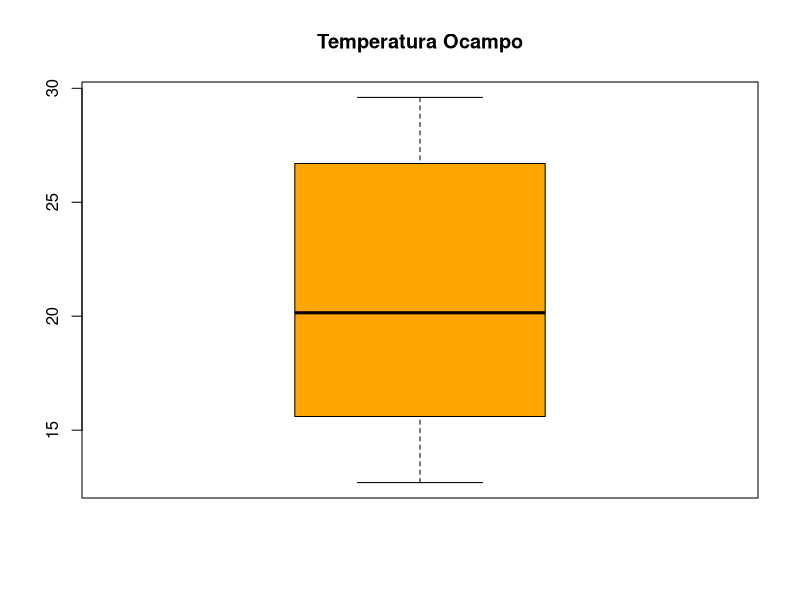
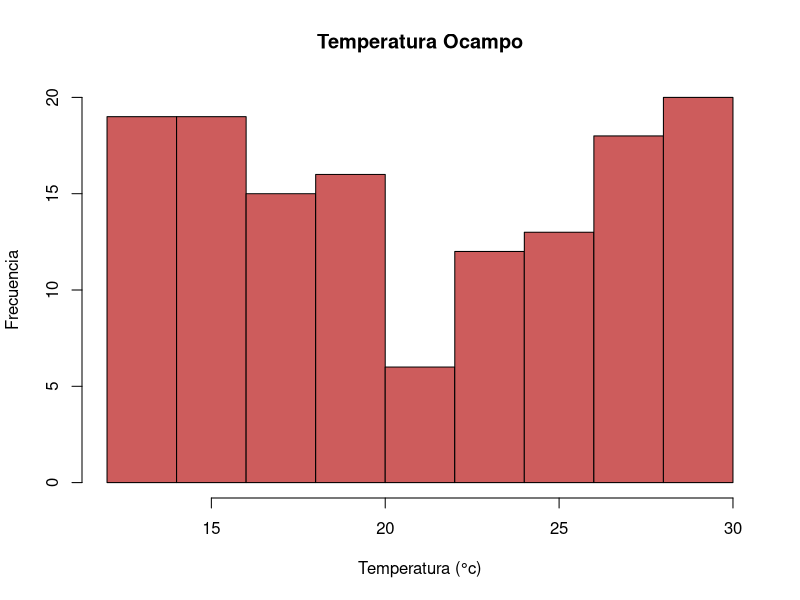
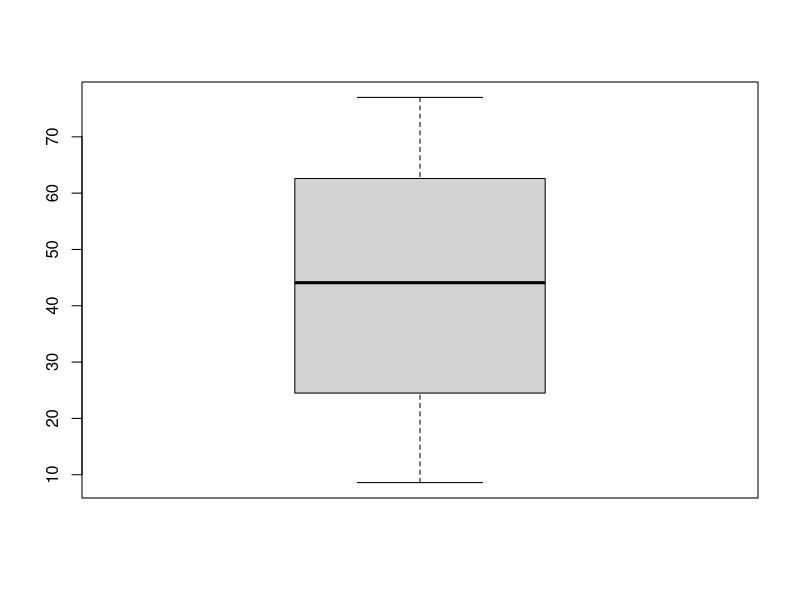
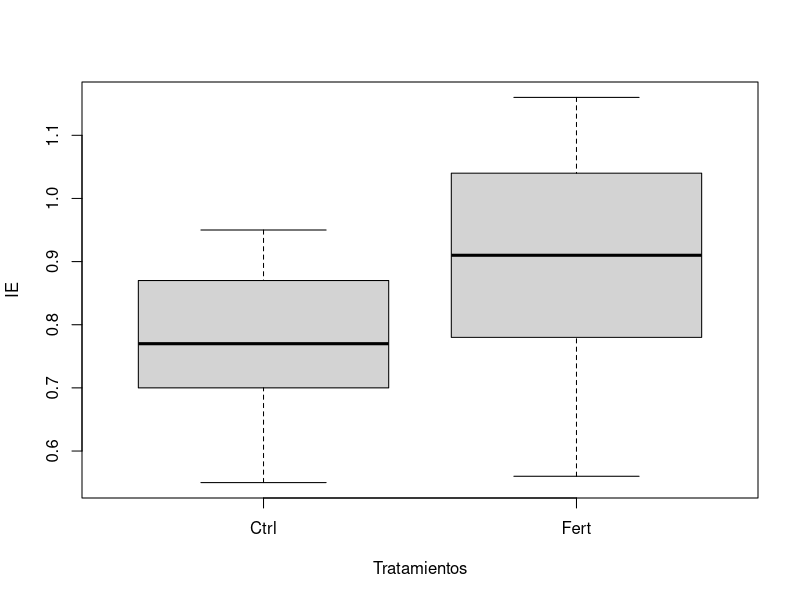

Reproduce these figures in R, in order.
# Clase 10/02/25
# Me dio problema Markdown para actualizar en el dispositivo.
# Importar datos a R proveniente de distintas fuentes


# Importar datos ----------------------------------------------------------
# Usamos la función "read.csv"

ocampo <-read.csv("Datos_ocampo.csv", header = T)
# Importante para estadística mencionar que tiene encabezado (header), incluir el tipo de formato que es (.csv), y el nombre que sea entre comillas.
ocampo
getwd() # getwd() nos informa de la carpeta en la que estamos trabajando.

names(ocampo)

mean(ocampo$TEMP) #funcion(objeto$variable).  el signo de pesos focaliza.

mean(ocampo$DIRS)

#Las graficas histograma no es lo mismo que las graficas de barra. Histogramas me brindan la frecuencia de valores. La grafica de barras me brinda acumulación de valores, no frecuencia.

boxplot(ocampo$TEMP, col = "orange", main= "Temperatura Ocampo") 
#indica el 100% de los datos. La caja gris indica el 50% de los datos. Del cuadro hacia las líneas exteriores son 25% (25 hacia abajo y 25 hacia arriba).
# La línea negra es la MEDIANA (valor más repetido). Este ejemplo nos dice que la curva está inclinada a los valores más bajos, en su distribución.
# Los colores van en comillas.

hist(ocampo$TEMP, col= "indianred", 
     main= "Temperatura Ocampo", 
     xlab = "Temperatura (°c)", 
     ylab = "Frecuencia")

# Estadística paramétrica y no paramétrica. Paramétrica es más robusta. Hay una contraparte para cada modelo de una u otra.
# Transformación de los datos para tratar de pasar de no-paramétrica a paramétrica.

#Experimento balanceado y no-balanceado. Balanceado es cuando los tratamientos tienen misma cantidad de objetos de estudio.

stem(ocampo$TEMP) 
#Tallo y hoja. El entero en la primera columna y los demás valores son los decimales. 
#Si la acuestas se parece a un histograma. Usada cuando se empleaban maquinas de escribir. 

#Boxplot también te da los valores extremos (outlayers). Se representan como puntos/circulitos. Errores de dedo o casos especiales. Boxplot es más completa.
boxplot(ocampo$VELR)

vivero <- read.csv("Viveros.csv", header = T)
vivero$Tratamiento <- as.factor(vivero$Tratamiento)
boxplot(vivero$IE ~ vivero$Tratamiento, xlab="Tratamientos", ylab="IE")

# as.factor indica que una columna es un factor determinante para los valores. Pasar de una base de datos compleja a sencilla para poder usarla en el sistema.
# Sirve para analisis estadisticos más completos/complejos. Si no, no lo identifica como un factor. Ya que busca Factores.
# la virgulilla te dice que me grafique una variable con respecto a otra.

# T-student.
# Una muestra, dos muestras independientes y dos muestras dependientes.

# Una muestra: comparado con un valor definido. Una referencia. "Media teorética".
# Dos independientes: Dos grupos, misma variables.
# Dos dependientes: Un grupo, una variable, dos tiempos distintos.

#Homogeneidad de varianzas y normalidad de los datos. Factores clave.
# Normalidad: Shapiro-Wild, Kormogorov.
# Varianzas: Barlet, Prueba de F.

#Alfa. Límite. 0.05. Con un 95% de confiabilidad en el resultado.
# p-value. Contrastar con Alfa. -1 a 1. # ¿Qué pedo con p-value y alfa"